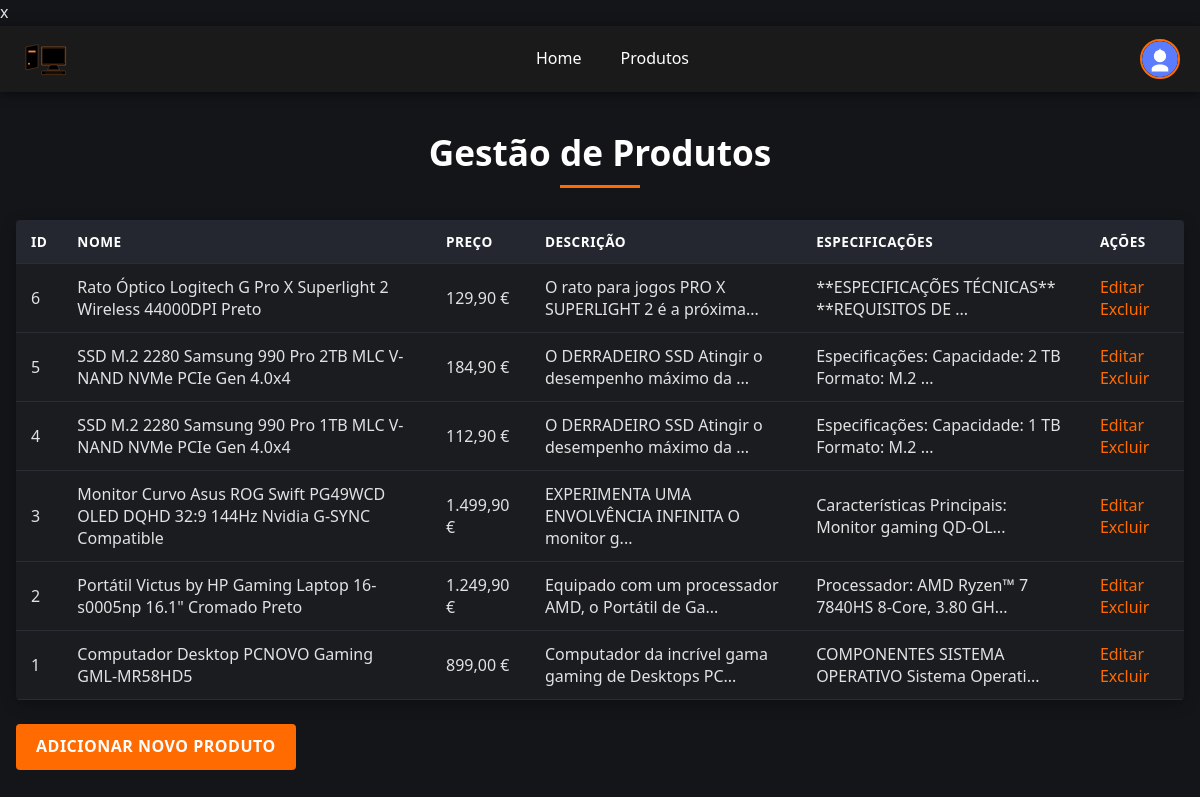
The app's page /HTML/site/admin/gerir_produtos.php (signed in), older data.
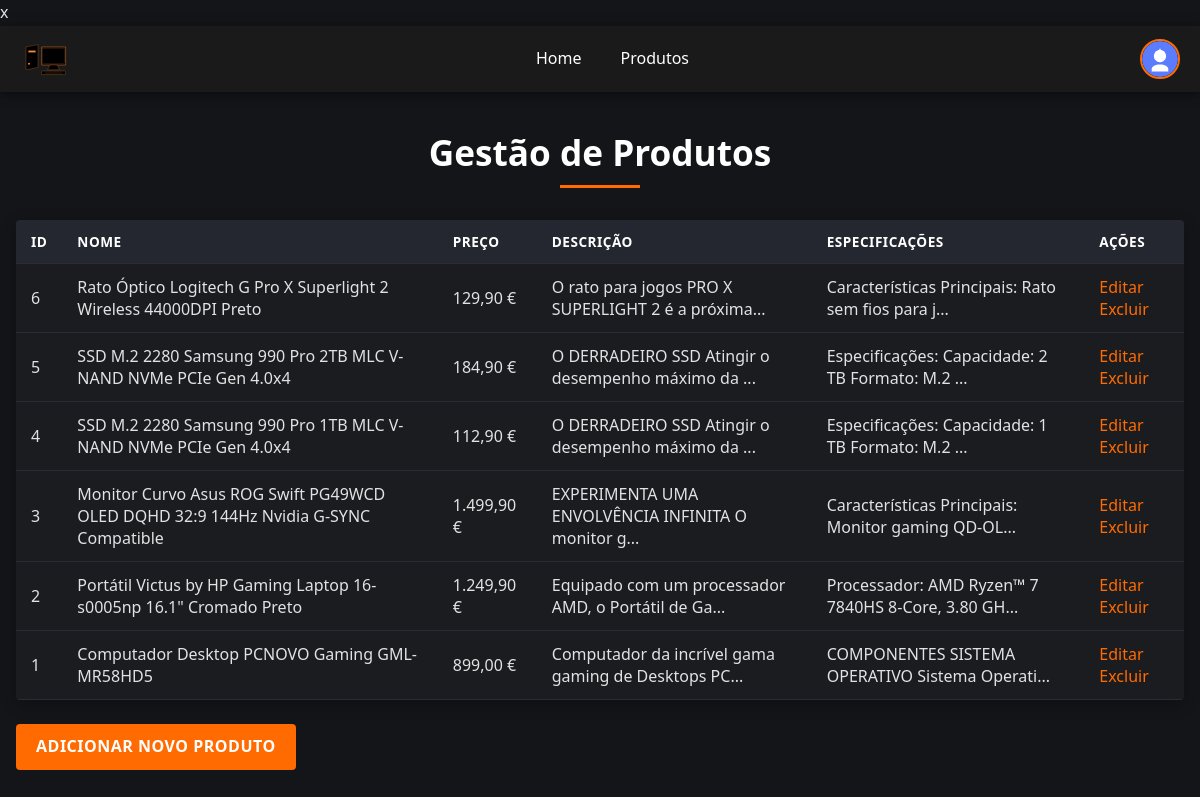
The same page, newer data.
### tables this page shows
CREATE TABLE `produtos` (
  `id` int NOT NULL AUTO_INCREMENT,
  `nome` varchar(255) NOT NULL,
  `descricao` text,
  `specs` text,
  `preco` decimal(10,2) NOT NULL,
  `imagem` longblob,
  PRIMARY KEY (`id`)
);

### HTML/site/includes/auth.php (called while the page is built)
x<?php
function isLoggedIn() {
    return isset($_SESSION['user_id']);
}
function isAdmin() {
    return isset($_SESSION['role']) && $_SESSION['role'] === 'admin';
}
?>

### HTML/site/admin/gerir_produtos.php (the view, shortened to what this page needs)
<?php
require_once '../includes/db.php';
require_once '../includes/auth.php';
try {
    $stmt = $pdo->query('SELECT id, nome, preco, descricao, specs FROM Produtos ORDER BY id DESC');
    $produtos = $stmt->fetchAll(PDO::FETCH_ASSOC);
} catch (PDOException $e) {
    die('Erro ao buscar produtos: ' . $e->getMessage());
}
?>
<!DOCTYPE html>
<html lang="pt">
<head>
    <link rel="stylesheet" href="../css/style.css">
</head>
<body>
    <?php include '../includes/navbar.php'; ?>
    <main>
        <h1>Gestão de Produtos</h1>
        <table>
            <thead>
                <tr>
                    <th>ID</th>
                    <th>Nome</th>
                    <th>Preço</th>
                    <th>Descrição</th>
                    <th>Especificações</th>
                    <th>Ações</th>
                </tr>
            </thead>
            <tbody>
                <?php foreach ($produtos as $produto): ?>
                    <tr>
                        <td><?php echo htmlspecialchars($produto['id']); ?></td>
                        <td><?php echo htmlspecialchars($produto['nome']); ?></td>
                        <td><?php echo number_format($produto['preco'], 2, ',', '.'); ?> €</td>
                        <td><?php echo htmlspecialchars(substr($produto['descricao'], 0, 50) . '...'); ?></td>
                        <td><?php echo htmlspecialchars(substr($produto['specs'], 0, 50) . '...'); ?></td>
                        <td>
                            <a href="editar_produto.php?id=<?php echo $produto['id']; ?>">Editar</a>
                            <a href="?excluir=<?php echo $produto['id']; ?>" onclick="return confirm('Tem certeza que deseja excluir este produto?')">Excluir</a>
                        </td>
                    </tr>
                <?php endforeach; ?>
            </tbody>
        </table>
        <div class="acoes">
            <a href="adicionar_produto.php" class="btn">Adicionar Novo Produto</a>
        </div>
    </main>
</body>
</html>

### HTML/site/includes/navbar.php (shortened to what this page needs)
<?php
$prefix = '';
if (strpos($_SERVER['PHP_SELF'], '/site/admin/') !== false) {
    $prefix = '../';
}
?>
<nav class="navbar">
  <div class="navbar-container">
    <a href="<?php echo $prefix; ?>home.php" class="logo-link">
    </a>
    <ul>
      <li><a href="<?php echo $prefix; ?>home.php">Home</a></li>
      <li><a href="<?php echo $prefix; ?>produtos.php">Produtos</a></li>
    </ul>
    <?php if (isLoggedIn()): ?>
      <div class="perfil-menu">
        <?php
          $tipoImagem  = isAdmin() ? 'admin' : 'cliente';
          $userId      = $_SESSION['user_id'];
          $perfilRoute = $prefix . "exibir_imagem.php?id=$userId&tipo=perfil";
          $onErrorSrc  = $prefix . "images/{$tipoImagem}-svg.svg";
        ?>
        <img
          src="<?php echo $perfilRoute; ?>"
          onerror="this.onerror=null; this.src='<?php echo $onErrorSrc; ?>'"
          alt="Perfil"
          class="perfil-imagem"
        >
      </div>
    <?php else: ?>
      <ul>
        <li><a href="<?php echo $prefix; ?>login.php">Entrar</a></li>
      </ul>
    <?php endif; ?>
  </div>
</nav>

### HTML/site/css/style.css (style rules this page uses)
*, *::before, *::after { margin: 0; padding: 0; box-sizing: border-box; }
html, body { background-color: #131519; color: #e2e2e2; font-family: 'Poppins', 'Segoe UI', Tahoma, Geneva, Verdana, sans-serif; line-height: 1.6; }
.navbar { background-color: #1a1c20; padding: 1rem; box-shadow: 0 2px 10px rgba(0, 0, 0, 0.5); position: sticky; top: 0; z-index: 100; }
.navbar-container { display: flex; justify-content: space-between; align-items: center; max-width: 1200px; margin: 0 auto; }
.navbar ul { list-style: none; display: flex; gap: 1.5rem; }
.navbar a { color: #fff; text-decoration: none; font-weight: 500; position: relative; padding: 5px 0; transition: color .2s; }
.navbar a::after { content: ''; position: absolute; width: 0; height: 2px; bottom: 0; left: 0; background-color: #ff6b00; transition: width .3s; }
.perfil-menu { position: relative; display: inline-block; }
.perfil-imagem { width: 40px; height: 40px; border-radius: 50%; object-fit: cover; cursor: pointer; border: 2px solid #ff6b00; transition: transform .2s, box-shadow .2s; }
main { max-width: 1200px; margin: 2rem auto; padding: 0 1rem; }
h1, h2, h3, h4, h5, h6 { color: #fff; margin-bottom: 1rem; }
h1 { font-size: 2.2rem; text-align: center; margin-bottom: 2rem; position: relative; padding-bottom: .5rem; font-weight: 600; }
h1::after { content: ''; position: absolute; bottom: 0; left: 50%; transform: translateX(-50%); width: 80px; height: 3px; background-color: #ff6b00; }
button, .btn, .ver-detalhes { display: inline-flex; align-items: center; gap: 8px; background-color: #ff6b00; color: #fff; border: none; padding: 10px 20px; border-radius: 4px; cursor: pointer; font-size: 1rem; font-weight: 600; text-transform: uppercase; letter-spacing: .5px; text-decoration: none; transition: background-color .3s, transform .2s, box-shadow .2s; }
a { color: #ff6b00; text-decoration: none; transition: color .3s; }
table { width: 100%; border-collapse: collapse; margin: 1.5rem 0; background-color: #1a1c20; box-shadow: 0 4px 15px rgba(0, 0, 0, .3); border-radius: 4px; overflow: hidden; }
thead { background-color: #242730; }
th, td { padding: 12px 15px; text-align: left; border-bottom: 1px solid #2a2d35; }
th { font-weight: 600; color: #fff; text-transform: uppercase; font-size: .85rem; letter-spacing: .5px; }
.logo-link { display: flex; align-items: center; margin-right: 20px; text-decoration: none; }
.logo-pcnovo { width: 50px; height: 50px; transition: transform 0.2s ease; }
.logo-pcnovo { width: 60px; height: 36px; transition: transform 0.2s ease; }
.navbar-container { display: flex; align-items: center; }
.navbar { background-color: #1a1a1a; padding: 10px 20px; }
.navbar a { color: white; text-decoration: none; }
.navbar ul { display: flex; list-style: none; margin: 0; padding: 0; }
.navbar ul li { margin-right: 15px; }

Row changes from the older to the newer data that the page shows:
changed produtos "Rato Óptico Logitech G Pro X Superlight 2 Wireless 44000DPI Preto": specs "**ESPECIFICAÇÕES TÉCNICAS** **REQUISITOS DE ..." → "Características Principais: Rato sem fios para j..."
